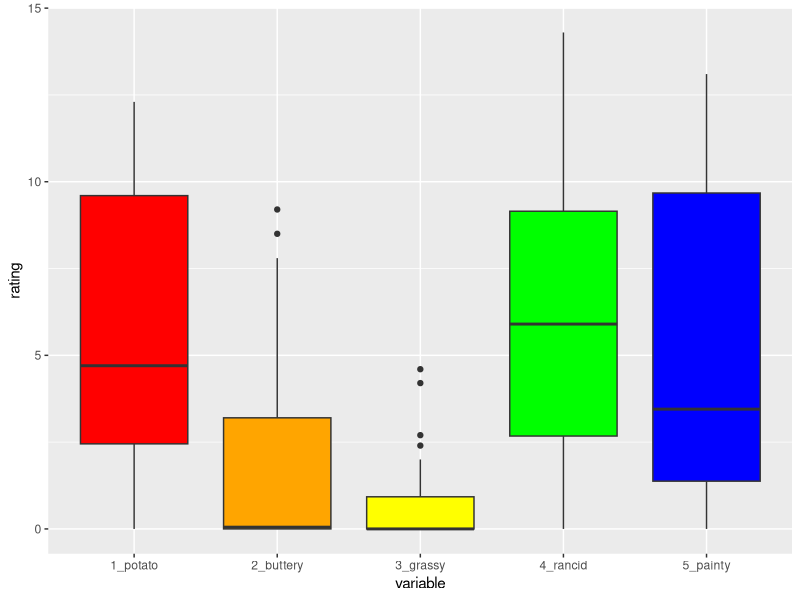
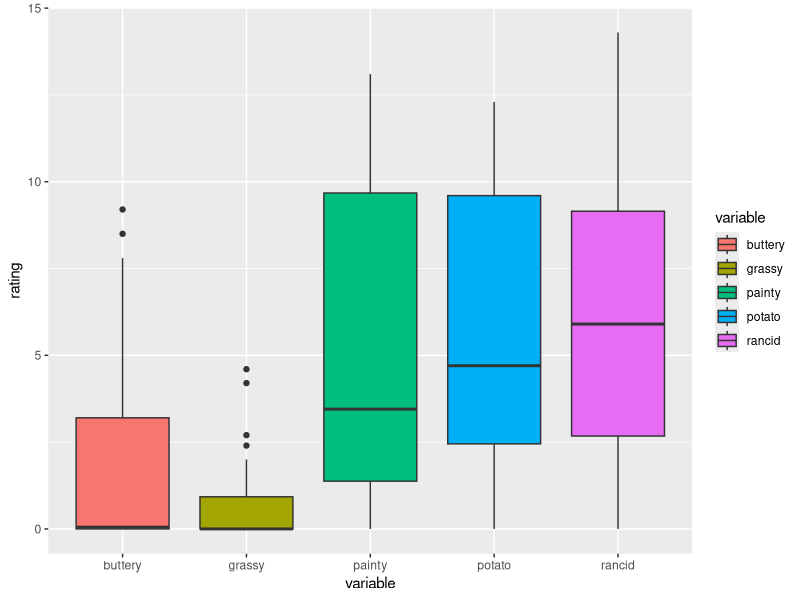
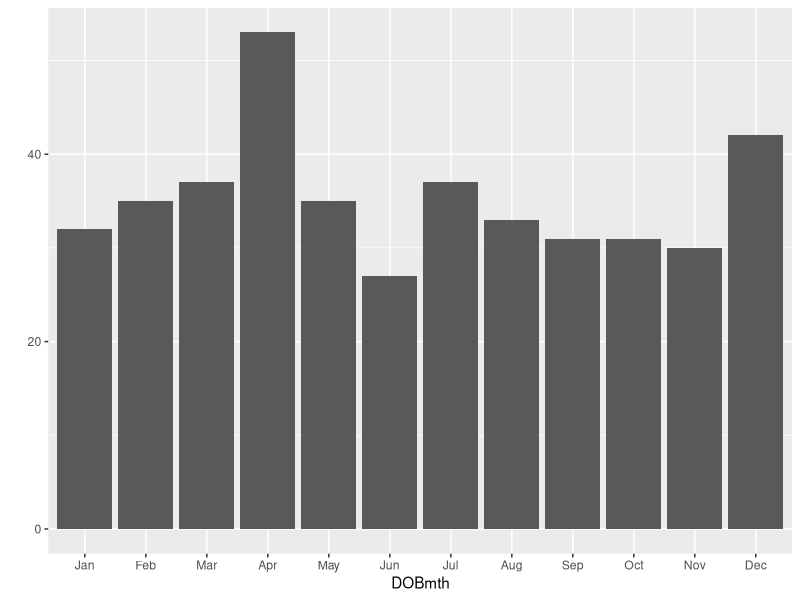
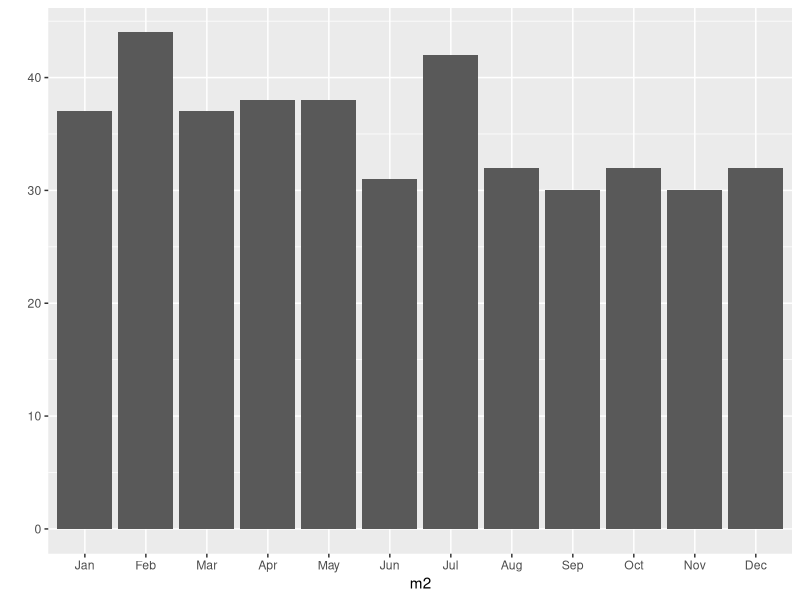

These figures' R source, in order: (Note: this script raises an error after producing the figures.)
## ---- chunk 1
library(xtable)
library(reshape2)
library(tidyr)

head(french_fries)
## ---- chunk 2
library(ggplot2)

french_sub <- french_fries[french_fries$time == 10,]

qplot("1_potato", potato, data = french_sub, fill = I("red"), 
      geom = "boxplot") +
 geom_boxplot(aes(x = "2_buttery", y = buttery), fill = I("orange")) +
 geom_boxplot(aes(x = "3_grassy", y = grassy), fill = I("yellow")) +
 geom_boxplot(aes(x = "4_rancid", y = rancid), fill = I("green")) +
    geom_boxplot(aes(x = "5_painty", y = painty), fill = I("blue")) +
    xlab("variable") + ylab("rating")
## ---- chunk 3
french_fries_long <- gather(french_fries, key = variable, value = rating, potato:painty)

head(french_fries_long)
## ---- chunk 4
french_fries_long_sub <- french_fries_long[
  french_fries_long$time == 10,]

qplot(variable, rating, data = french_fries_long_sub, 
      fill = variable, geom = "boxplot")
## ---- chunk 5
head(french_fries_long)
## ---- chunk 6
french_fries_wide <- spread(french_fries_long, key = variable, value = rating)

head(french_fries_wide)
## ---- chunk 7
library(dplyr)
french_fries_split <- group_by(french_fries_long, variable) # SPLIT
french_fries_apply <- summarise(french_fries_split, m = mean(rating, na.rm = TRUE), s=sd(rating, na.rm=TRUE)) # APPLY + COMBINE
french_fries_apply
## ---- chunk 8
french_fries %>%
    filter(subject == 3, time == 1)
## ---- chunk 9
french_fries %>%
    gather(key = variable, value = rating, potato:painty) %>%
    group_by(variable) %>%
    summarise(rating = mean(rating, na.rm = TRUE))
## ---- chunk 10
french_fries %>%
    arrange(desc(rancid)) %>%
    head
## ---- chunk 11
french_fries %>%
    select(time, treatment, subject, rep, potato) %>%
    head
## ---- chunk 12
french_fries %>%
    group_by(time, treatment) %>%
    summarise(mean_rancid = mean(rancid), sd_rancid = sd(rancid))
## ---- chunk 13
library(lubridate)

now()
today()
now() + hours(4)
today() - days(2)
## ---- chunk 14
ymd("2013-05-14")
mdy("05/14/2013")
dmy("14052013")
ymd_hms("2015:05:14 14:50:30", tz = "America/Chicago")
ymd_hms("2015:05:14 14:50:30", tz = "Australia/Melbourne")
today(tzone = "America/Chicago")
today(tzone = "Australia/Melbourne")
## ---- chunk 15
oscars <- read.csv("../data/oscars.csv", stringsAsFactors=FALSE)
summary(oscars$DOB)
head(oscars$DOB)
oscars$DOB <- as.Date(oscars$DOB, format="%m/%d/%Y")
summary(oscars$DOB)
## ---- chunk 16
oscars$DOByr <- year(oscars$DOB)
summary(oscars$DOByr)
oscars %>% filter(DOByr == "2029") %>% select(Name, Sex, DOB)
## ---- chunk 17
oscars$DOBmth <- month(oscars$DOB)
table(oscars$DOBmth)
oscars$DOBmth <- factor(oscars$DOBmth, levels=1:12, 
  labels=month.abb)
## ---- chunk 18
qplot(DOBmth, data=oscars)
## ---- chunk 19
df <- data.frame(m=sample(1:12, 423, replace=TRUE))
df$m2 <- factor(df$m, levels=1:12, 
  labels=month.abb)
qplot(m2, data=df)
## ---- chunk 20
library(XML)
nba14 <- NULL
for (i in 1:50) {
  temp <- readHTMLTable(
    sprintf("http://espn.go.com/nba/salaries/_/page/%d",i))[[1]]
  nba14 <- rbind(nba14, temp)
}
head(nba14)
str(nba14)
## ---- chunk 21
head(nba14$SALARY)

# get rid of $ and , in salaries and convert to numeric:
gsub("[$,]", "", head(as.character(nba14$SALARY)))
nba14$SALARY <- as.numeric(gsub("[$,]", "", as.character(nba14$SALARY)))
## ---- chunk 22
head(subset(nba14, is.na(SALARY)))
## ---- chunk 23
dim(nba14)
nba14 <- nba14[-which(nba14$RK=="RK"),]
dim(nba14)
## ---- chunk 24
library(stringr)
splits <- str_split(as.character(nba14$NAME), pattern="(, )| ")
splits[1:3]
library(plyr)
numnames <- ldply(splits, length)
summary(numnames) # some players have multiple names, ... sigh 
## ---- chunk 25
head(splits[numnames>3], 5)
sum(numnames>3)
## ---- chunk 26
splitnames <- ldply(splits, function(x) c(name=paste(x[-length(x)], collapse=" "), position=x[length(x)]))
head(splitnames) # looks OK
# now copy into the nba14 data frame
nba14$name <- as.factor(splitnames$name)
nba14$position <- as.factor(splitnames$position)
## ---- chunk 27
summary(nba14)
## ---- chunk 28
nba14$TEAM[nba14$TEAM=="null Unknown"] <- NA
## ---- chunk 29
library(ggplot2)
qplot(SALARY, geom="histogram", data=nba14)
## ---- chunk 30
qplot(position, SALARY, geom="boxplot", data=nba14)
